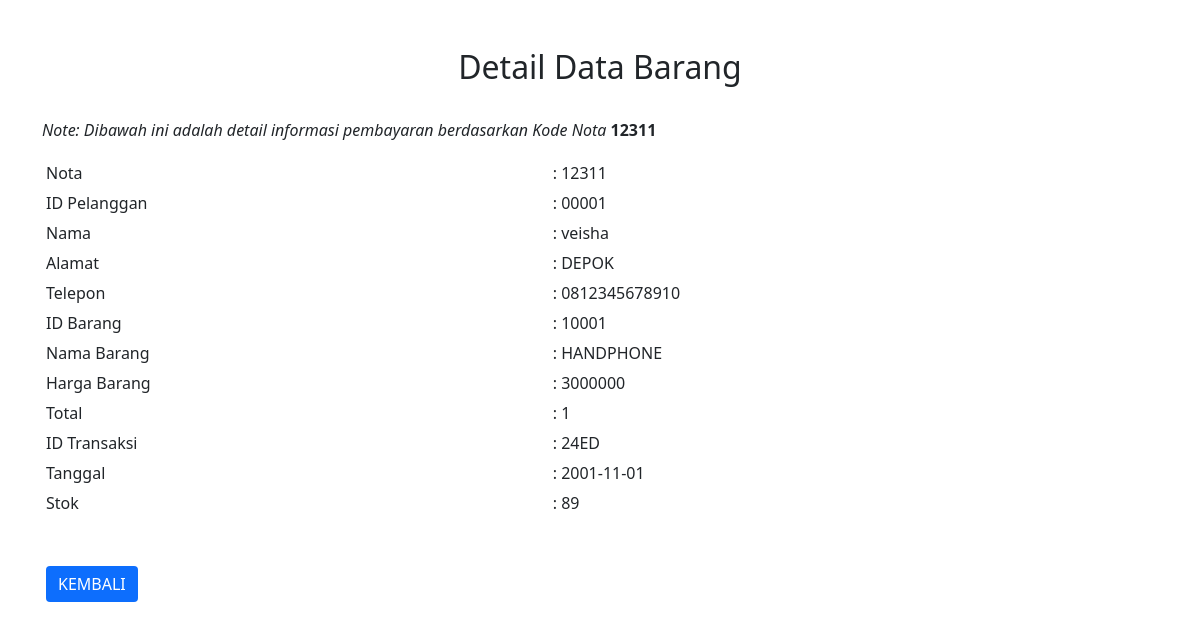
The page /menu/detail.php?nota=12311 on the database its author committed.
### tables this page shows
CREATE TABLE `detail` (
  `nota` varchar(10) NOT NULL,
  `id_pelanggan` varchar(15) NOT NULL,
  `nama` varchar(20) NOT NULL,
  `alamat` varchar(100) NOT NULL,
  `telp` varchar(15) NOT NULL,
  `id_barang` varchar(10) NOT NULL,
  `nama_barang` varchar(50) NOT NULL,
  `harga` varchar(80) NOT NULL,
  `jml_barang` varchar(20) NOT NULL,
  `total` varchar(20) NOT NULL,
  `id_trans` varchar(15) NOT NULL,
  `tanggal` date NOT NULL,
  `stok` varchar(20) NOT NULL
);

CREATE TABLE `pelanggan` (
  `id_pelanggan` varchar(15) NOT NULL,
  `nama` varchar(20) NOT NULL,
  `alamat` varchar(100) NOT NULL,
  `telp` varchar(15) NOT NULL
);

CREATE TABLE `barang` (
  `id_barang` varchar(10) NOT NULL,
  `nama_barang` varchar(50) NOT NULL,
  `harga` varchar(80) NOT NULL,
  `stok` varchar(20) NOT NULL
);

CREATE TABLE `transaksi` (
  `id_trans` varchar(10) NOT NULL,
  `id_pelanggan` varchar(15) NOT NULL,
  `tanggal` date NOT NULL,
  `total` varchar(20) NOT NULL
);

### menu/detail.php (the view, shortened to what this page needs)
<?php
    if(isset($_GET['nota'])){
        $nota = $_GET['nota'];
    }
    else {
        die ("Error. No Kode Selected!");
    }
    require_once('../koneksi/config.php');
    $query   = mysqli_query($conn, "SELECT * FROM detail INNER JOIN barang ON  detail.id_barang = barang.id_barang  INNER JOIN transaksi ON detail.id_trans = transaksi.id_trans INNER JOIN pelanggan ON transaksi.id_pelanggan = pelanggan.id_pelanggan AND detail.nota = '$nota' ");
    $result   = mysqli_fetch_array($query);
?>
<html>
<head>
    <link href="https://cdn.jsdelivr.net/npm/bootstrap@5.0.2/dist/css/bootstrap.min.css" rel="stylesheet">
</head>
<body >
    <div class="container">
    <div class="card mt-5">
    <h2 align="center">Detail Data Barang</h2>
    <p><i>Note: Dibawah ini adalah detail informasi pembayaran berdasarkan Kode Nota</i> <b><?php echo $nota?></b></p>
    <table border="0" cellpadding="4">
        <tr>
            <td size="90">Nota</td>
            <td>: <?php echo $result['nota']?></td>
        </tr>
        <tr>
            <td>ID Pelanggan</td>
            <td>: <?php echo $result['id_pelanggan']?></td>
        </tr>
        <tr>
            <td>Nama</td>
            <td>: <?php echo $result['nama']?></td>
        </tr>
        <tr>
            <td>Alamat</td>
            <td>: <?php echo $result['alamat']?></td>
        </tr>
        <tr>
            <td>Telepon</td>
            <td>: <?php echo $result['telp']?></td>
        </tr>
        <tr>
            <td>ID Barang</td>
            <td>: <?php echo $result['id_barang']?></td>
        </tr>
        <tr>
            <td>Nama Barang</td>
            <td>: <?php echo $result['nama_barang']?></td>
        </tr>
         <tr>
            <td>Harga Barang</td>
            <td>: <?php echo $result['harga']?></td>
        </tr>
         <tr>
            <td>Total </td>
            <td>: <?php echo $result['total']?></td>
        </tr>
         <tr>
            <td>ID Transaksi</td>
            <td>: <?php echo $result['id_trans']?></td>
        </tr>
         <tr>
            <td>Tanggal</td>
            <td>: <?php echo $result['tanggal']?></td>
        </tr>
         <tr>
            <td>Stok</td>
            <td>: <?php echo $result['stok']?></td>
        </tr>
        <tr height="40">
            <td>
                <br><br>
             <a href="data.php" type="button" class="btn btn-primary">KEMBALI</a>
            </td>
            <td>
            </td>
        </tr>
    </table>
    </div>
    </div>
</body>
</html>

### menu/detail.php (style rules this page uses)
* { border: none!important; }

### rows shown on the page
detail: nota "12311", id_pelanggan.id_pelanggan "00001", id_pelanggan.nama "veisha", id_pelanggan.alamat "DEPOK", id_pelanggan.telp "0812345678910", id_barang.id_barang "10001", id_barang.nama_barang "HANDPHONE", id_barang.harga "3000000", id_trans.total "1", id_trans.id_trans "24ED", id_trans.tanggal "2001-11-01", id_barang.stok "89"

### other values the page prints
$nota "12311"
